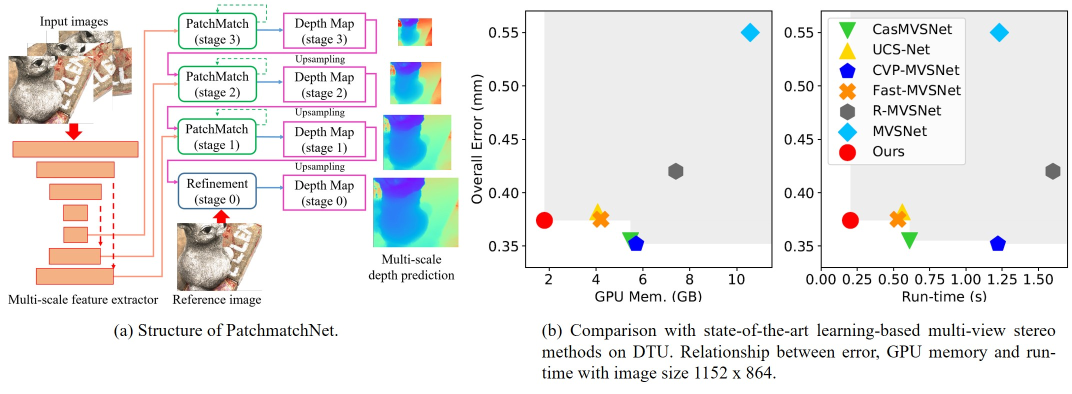
#> input picture PatchmatchNet/imgs/structure_teaser.jpg, 2144 x 787 px (shown at 1/2 size); its folder holds only this picture in this run
$ python -i augmentations.py   (imports and definitions only)   (older library calls are emulated)
#> lines starting #> are read from the running program, lines starting #| are printed output that depends on the picture
### yolo/utils/general.py


import contextlib
import glob
import logging
import math
import os
import platform
import random
import re
import shutil
import signal
import time
import urllib
from itertools import repeat
from multiprocessing.pool import ThreadPool
from pathlib import Path
from subprocess import check_output
from zipfile import ZipFile

import cv2
import numpy as np
import pandas as pd
import pkg_resources as pkg
import torch
import torchvision
import yaml

from utils.downloads import gsutil_getsize
from utils.metrics import box_iou, fitness

# Settings
torch.set_printoptions(linewidth=320, precision=5, profile='long')
#> (this line was passed over: torch is not available in this run)
np.set_printoptions(linewidth=320, formatter={'float_kind': '{:11.5g}'.format})  # format short g, %precision=5
pd.options.display.max_columns = 10
cv2.setNumThreads(0)  # prevent OpenCV from multithreading (incompatible with PyTorch DataLoader)
os.environ['NUMEXPR_MAX_THREADS'] = str(min(os.cpu_count(), 8))  # NumExpr max threads

FILE = Path(__file__).resolve()
ROOT = FILE.parents[1]  # root directory


def set_logging(name=None, verbose=True):
    # Sets level and returns logger
#> further down, picture is the input picture: shape (787, 2144, 3); mean B, G, R 232.5, 233, 233.4
    rank = int(os.getenv('RANK', -1))  # rank in world for Multi-GPU trainings
    logging.basicConfig(format="%(message)s", level=logging.INFO if (verbose and rank in (-1, 0)) else logging.WARNING)
    return logging.getLogger(name)


LOGGER = set_logging(__name__)  # define globally (used in train.py, val.py, detect.py, etc.)


class Profile(contextlib.ContextDecorator):
    # Usage: @Profile() decorator or 'with Profile():' context manager
    def __enter__(self):
        self.start = time.time()

    def __exit__(self, type, value, traceback):
        print(f'Profile results: {time.time() - self.start:.5f}s')


class Timeout(contextlib.ContextDecorator):
    # Usage: @Timeout(seconds) decorator or 'with Timeout(seconds):' context manager
    # [4 lines left out: function __init__, not called in this run]

    def _timeout_handler(self, signum, frame):
        raise TimeoutError(self.timeout_message)

    def __enter__(self):
        signal.signal(signal.SIGALRM, self._timeout_handler)  # Set handler for SIGALRM
        signal.alarm(self.seconds)  # start countdown for SIGALRM to be raised

    # [4 lines left out: function __exit__, not called in this run]


class WorkingDirectory(contextlib.ContextDecorator):
    # Usage: @WorkingDirectory(dir) decorator or 'with WorkingDirectory(dir):' context manager
    def __init__(self, new_dir):
        self.dir = new_dir  # new dir
        self.cwd = Path.cwd().resolve()  # current dir

    def __enter__(self):
        os.chdir(self.dir)

    def __exit__(self, exc_type, exc_val, exc_tb):
        os.chdir(self.cwd)


def try_except(func):
    # try-except function. Usage: @try_except decorator
    # [5 lines left out: function handler, not called in this run]

    return handler


def methods(instance):
    # Get class/instance methods
    return [f for f in dir(instance) if callable(getattr(instance, f)) and not f.startswith("__")]


def print_args(name, opt):
    # Print argparser arguments
    LOGGER.info(colorstr(f'{name}: ') + ', '.join(f'{k}={v}' for k, v in vars(opt).items()))


# [8 lines left out: function init_seeds, not called in this run]


def intersect_dicts(da, db, exclude=()):
    # Dictionary intersection of matching keys and shapes, omitting 'exclude' keys, using da values
    return {k: v for k, v in da.items() if k in db and not any(x in k for x in exclude) and v.shape == db[k].shape}


# [32 lines left out: functions get_latest_run, user_config_dir, is_writeable, not called in this run]


def is_docker():
    # Is environment a Docker container?
    return Path('/workspace').exists()  # or Path('/.dockerenv').exists()


# [7 lines left out: function is_colab, not called in this run]


def is_pip():
    # Is file in a pip package?
    return 'site-packages' in Path(__file__).resolve().parts


# [4 lines left out: function is_ascii, not called in this run]


def is_chinese(s='人工智能'):
    # Is string composed of any Chinese characters?
    return re.search('[\u4e00-\u9fff]', s)


def emojis(str=''):
    # Return platform-dependent emoji-safe version of string
    return str.encode().decode('ascii', 'ignore') if platform.system() == 'Windows' else str


# [40 lines left out: functions file_size, check_online, check_git_status, not called in this run]


def check_python(minimum='3.6.2'):
    # Check current python version vs. required python version
    check_version(platform.python_version(), minimum, name='Python ', hard=True)


# [82 lines left out: functions check_version, check_requirements, check_img_size, check_imshow, check_suffix, not called in this run]


def check_yaml(file, suffix=('.yaml', '.yml')):
    # Search/download YAML file (if necessary) and return path, checking suffix
    return check_file(file, suffix)


# [116 lines left out: functions check_file, check_dataset, url2file, download, not called in this run]


def make_divisible(x, divisor):
    # Returns x evenly divisible by divisor
    return math.ceil(x / divisor) * divisor


def clean_str(s):
    # Cleans a string by replacing special characters with underscore _
    return re.sub(pattern="[|@#!¡·$€%&()=?¿^*;:,¨´><+]", repl="_", string=s)


def one_cycle(y1=0.0, y2=1.0, steps=100):
    # lambda function for sinusoidal ramp from y1 to y2 https://arxiv.org/pdf/1812.01187.pdf
    return lambda x: ((1 - math.cos(x * math.pi / steps)) / 2) * (y2 - y1) + y1


# [366 lines left out: functions colorstr, labels_to_class_weights, labels_to_image_weights, coco80_to_coco91_class, xyxy2xywh, xywh2xyxy and 13 more, not called in this run]


# Variables
NCOLS = 0 if is_docker() else shutil.get_terminal_size().columns  # terminal window size

### yolo/utils/augmentations.py


import math
import random

import cv2
import numpy as np

from utils.general import LOGGER, check_version, colorstr, resample_segments, segment2box
from utils.metrics import bbox_ioa


class Albumentations:
    #  Albumentations class (optional, only used if package is installed)
    # [27 lines left out: functions __init__, __call__, not called in this run]


def augment_hsv(im, hgain=0.5, sgain=0.5, vgain=0.5):
    # HSV color-space augmentation
#> called with hgain = 0.5, sgain = 0.5, vgain = 0.5
    if hgain or sgain or vgain:
        r = np.random.uniform(-1, 1, 3) * [hgain, sgain, vgain] + 1  # random gains
        hue, sat, val = cv2.split(cv2.cvtColor(im, cv2.COLOR_BGR2HSV))
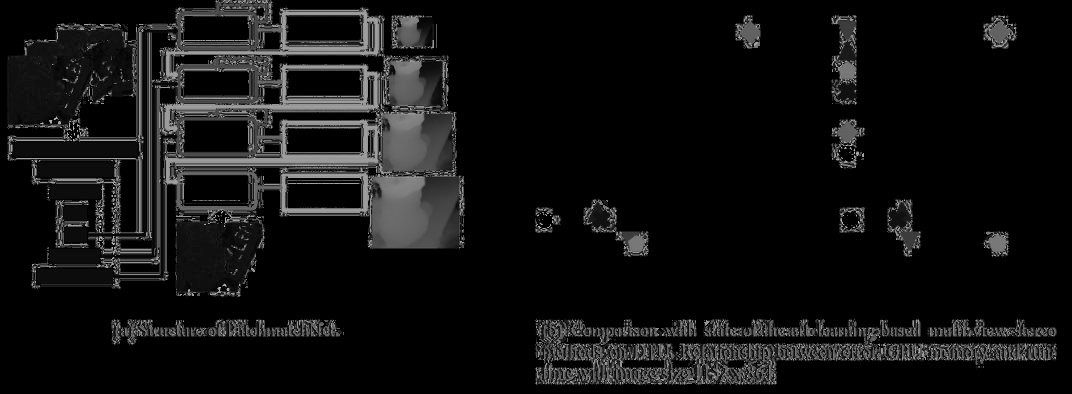
#> hue: shape (787, 2144) (shown at 1/2 size); min 0, max 179, mean 17.3
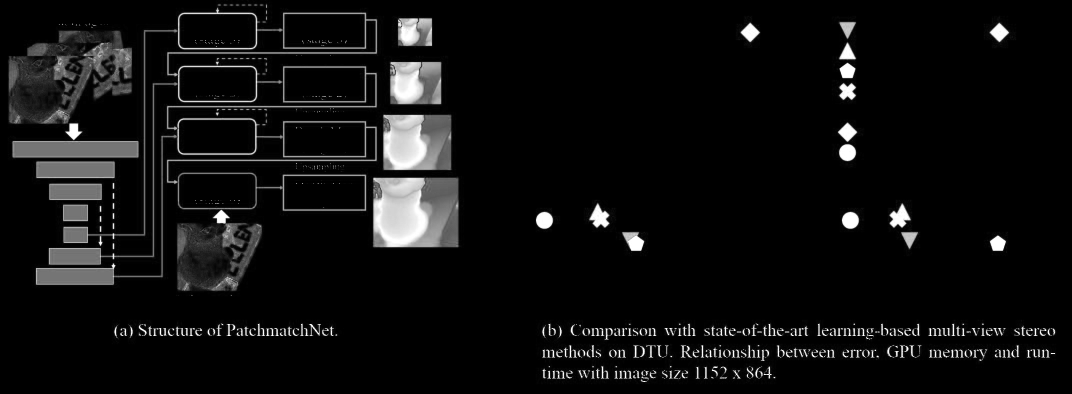
#> sat: shape (787, 2144) (shown at 1/2 size); min 0, max 255, mean 15.8
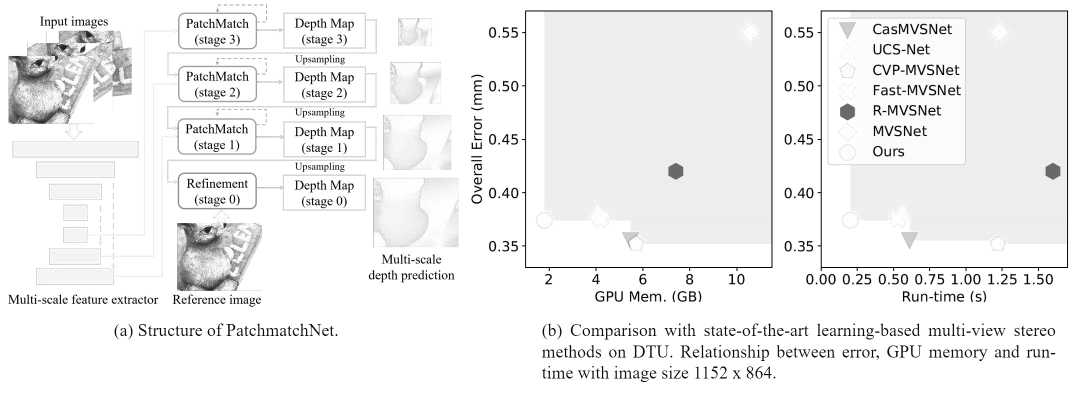
#> val: shape (787, 2144) (shown at 1/2 size); min 0, max 255, mean 239.4
        dtype = im.dtype  # uint8

        x = np.arange(0, 256, dtype=r.dtype)
        lut_hue = ((x * r[0]) % 180).astype(dtype)
        lut_sat = np.clip(x * r[1], 0, 255).astype(dtype)
#> lut_sat = 256 values from 0 to 255
        lut_val = np.clip(x * r[2], 0, 255).astype(dtype)
#> lut_val = 256 values from 0 to 255

        im_hsv = cv2.merge((cv2.LUT(hue, lut_hue), cv2.LUT(sat, lut_sat), cv2.LUT(val, lut_val)))
#> im_hsv: shape (787, 2144, 3); mean H, S, V 17.6, 18.1, 244.9
        cv2.cvtColor(im_hsv, cv2.COLOR_HSV2BGR, dst=im)  # no return needed
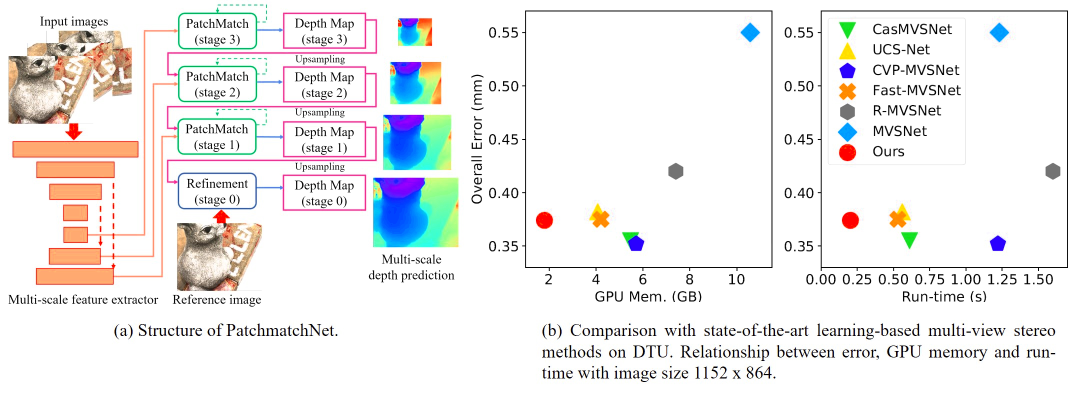
#> im: shape (787, 2144, 3) (shown at 1/2 size); mean B, G, R 236.1, 236.5, 237.8


# [215 lines left out: functions hist_equalize, replicate, letterbox, random_perspective, copy_paste, cutout and 2 more, not called in this run]

>>> import cv2
>>> picture = cv2.imread('../../PatchmatchNet/imgs/structure_teaser.jpg')
>>> result = augment_hsv(picture)
